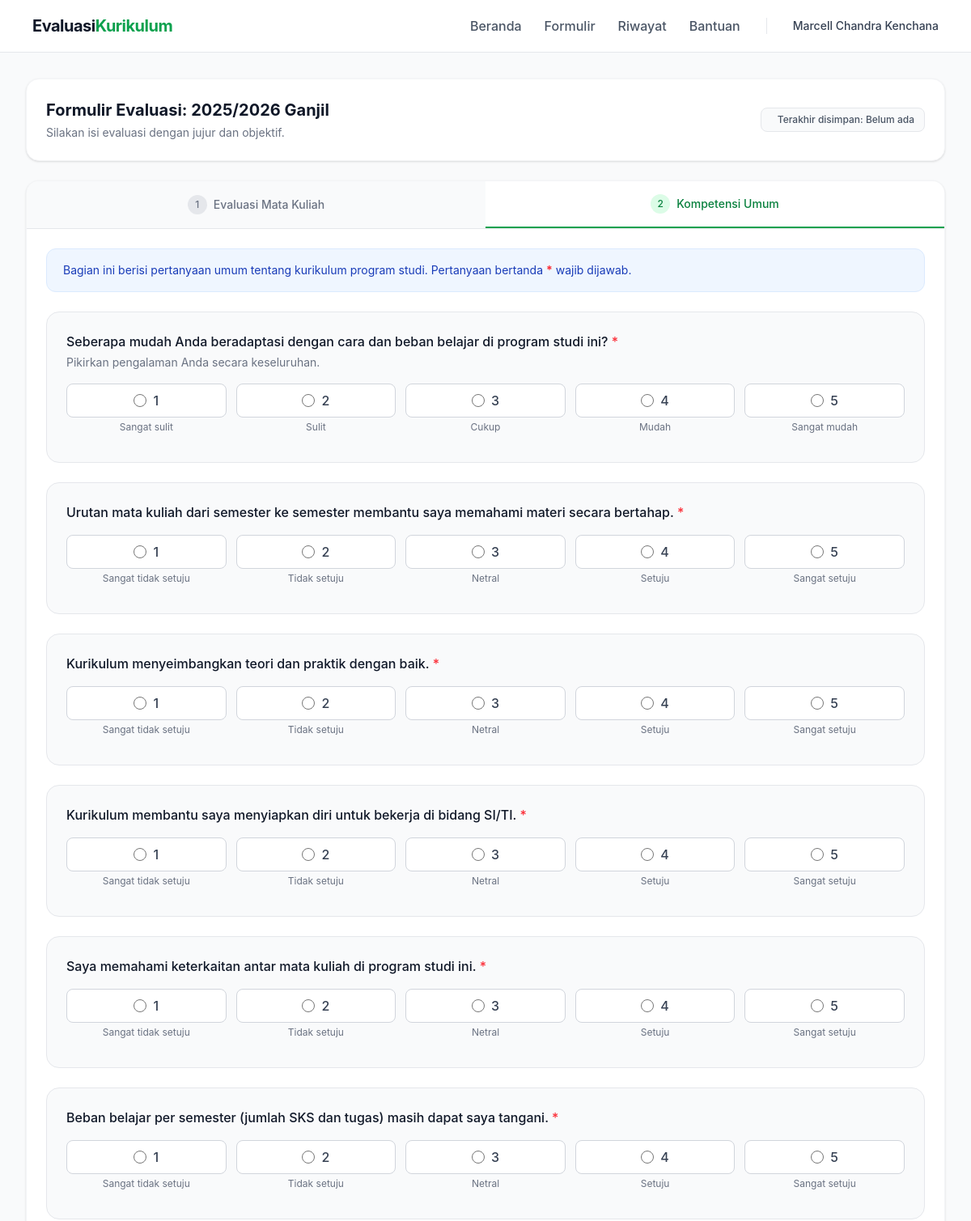
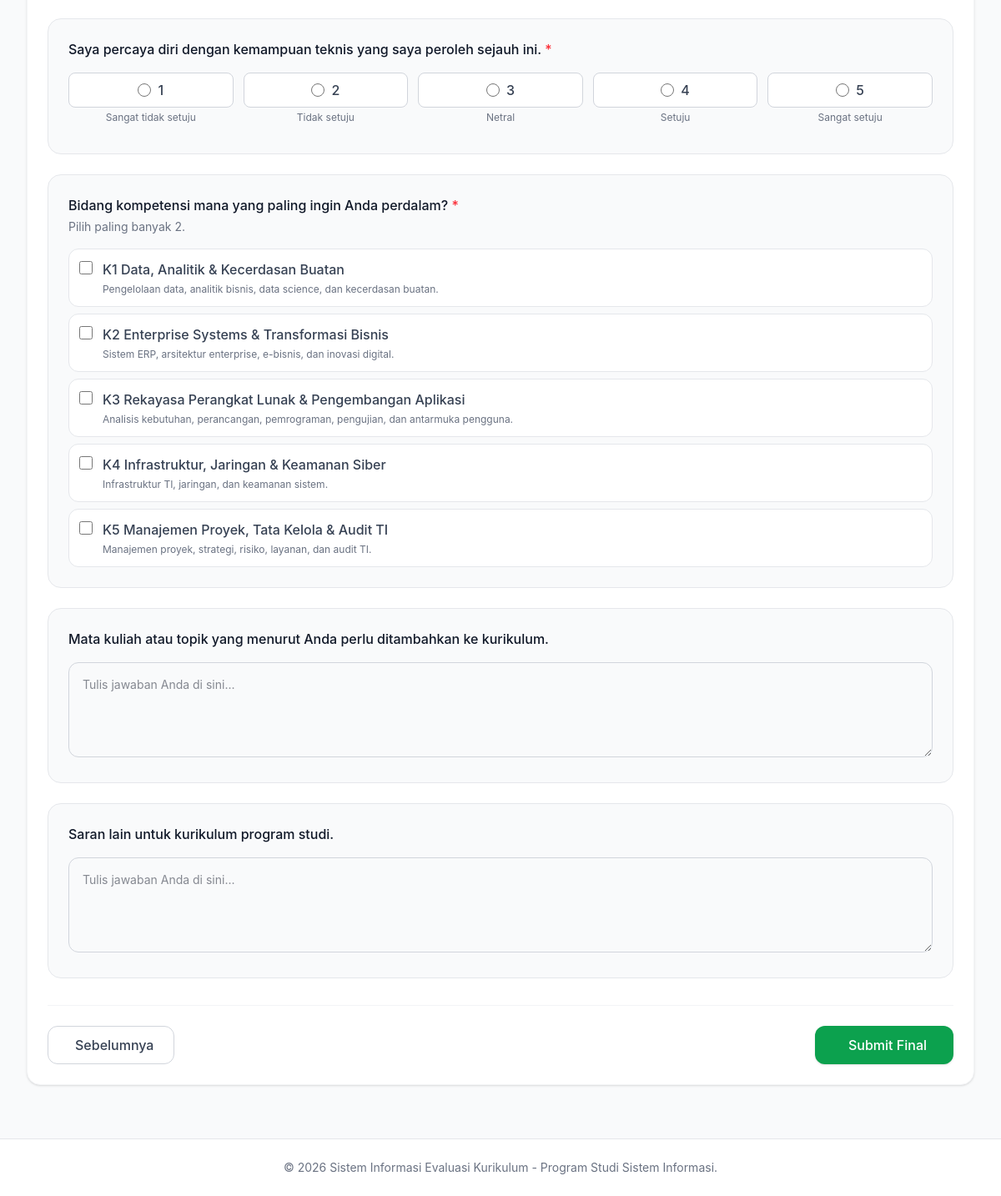
Screenshot of /responden/formulir.php (signed in) with the database file from the repository (2 pictures, top to bottom).
### tables this page shows
CREATE TABLE `periode_evaluasi` (
  `id` int(11) NOT NULL,
  `tahun_akademik` varchar(50) DEFAULT NULL,
  `status` enum('draft','buka','tutup') DEFAULT 'draft',
  `dibuat_pada` timestamp NOT NULL DEFAULT current_timestamp()
);

CREATE TABLE `pertanyaan` (
  `id` int(11) NOT NULL,
  `kode` varchar(10) DEFAULT NULL,
  `teks` text NOT NULL,
  `bantuan` text DEFAULT NULL,
  `tipe` enum('pilihan_ganda','skala','teks','pilihan_ganda_banyak') NOT NULL,
  `bagian` enum('matkul','kompetensi') NOT NULL,
  `peran_sasaran` enum('mahasiswa','alumni','perusahaan','dosen','semua') NOT NULL,
  `kategori_kompetensi_id` int(11) DEFAULT NULL,
  `wajib` tinyint(1) DEFAULT 1,
  `label_skala` longtext DEFAULT NULL CHECK (json_valid(`label_skala`)),
  `syarat_tampil` varchar(255) DEFAULT NULL,
  `penanda` varchar(255) DEFAULT NULL,
  `maks_pilihan` int(11) DEFAULT NULL,
  `urutan` int(11) DEFAULT 0,
  `aktif` tinyint(1) DEFAULT 1,
  `default_aktif` tinyint(1) DEFAULT 1,
  `dibuat_pada` timestamp NOT NULL DEFAULT current_timestamp(),
  `alasan_jika_rendah` tinyint(1) DEFAULT 0,
  `untuk_peringkat` tinyint(1) DEFAULT 0
);

CREATE TABLE `opsi_pertanyaan` (
  `id` int(11) NOT NULL,
  `pertanyaan_id` int(11) NOT NULL,
  `teks_opsi` varchar(255) NOT NULL,
  `kategori_kompetensi_id` int(11) DEFAULT NULL,
  `urutan` int(11) DEFAULT 0,
  `aktif` tinyint(1) DEFAULT 1
);

CREATE TABLE `kategori_kompetensi` (
  `id` int(11) NOT NULL,
  `nama` varchar(100) NOT NULL,
  `deskripsi` text DEFAULT NULL,
  `aktif` tinyint(1) DEFAULT 1
);

### includes/helpers.php (called while the page is built, shortened)
<?php
function base_url($path = '') {
    return BASE_URL . '/' . ltrim($path, '/');
}
function escape($string) {
    return htmlspecialchars($string ?? '', ENT_QUOTES, 'UTF-8');
}
?>

### responden/formulir.php (the view, shortened to what this page needs)
<?php
require_once '../config/database.php';
require_once '../includes/helpers.php';
$user_id = $_SESSION['user_id'];
$user_role = $_SESSION['user_role'];
$stmt = $pdo->prepare("SELECT * FROM periode_evaluasi WHERE status = 'buka' LIMIT 1");
$stmt->execute();
$periode = $stmt->fetch();
$stmt = $pdo->prepare("SELECT * FROM pengisian WHERE pengguna_id = ? AND periode_id = ?");
$stmt->execute([$user_id, $periode['id']]);
$pengisian = $stmt->fetch();
if (!$pengisian) {
    $stmt = $pdo->prepare("INSERT INTO pengisian (pengguna_id, periode_id, status, tab_terakhir) VALUES (?, ?, 'draft', 1)");
    $stmt->execute([$user_id, $periode['id']]);
    $pengisian_id = $pdo->lastInsertId();
    $tab_terakhir = 1;
} else {
    $tab_terakhir = $pengisian['tab_terakhir'];
}
$stmt = $pdo->prepare("SELECT * FROM pertanyaan WHERE (peran_sasaran = ? OR peran_sasaran = 'semua') AND aktif = TRUE AND default_aktif = TRUE ORDER BY urutan ASC");
$stmt->execute([$user_role]);
$pertanyaan_semua = $stmt->fetchAll();
$pertanyaan_kompetensi = array_filter($pertanyaan_semua, fn($p) => $p['bagian'] === 'kompetensi');
$opsi_semua_raw = $pdo->query("
    SELECT o.*, k.deskripsi as k_desk
    FROM opsi_pertanyaan o
    LEFT JOIN kategori_kompetensi k ON o.kategori_kompetensi_id = k.id
    WHERE o.aktif = TRUE
    ORDER BY o.urutan ASC
")->fetchAll();
$opsi_map = []; foreach ($opsi_semua_raw as $o) { $opsi_map[$o['pertanyaan_id']][] = $o; }
$jawaban_map = [];
require_once '../includes/header.php';
?>
<div class="bg-white rounded-2xl shadow-sm border border-gray-100 p-6 mb-6">
    <div class="flex flex-col md:flex-row md:justify-between md:items-center gap-4">
        <div>
            <h2 class="text-xl font-bold text-gray-900">Formulir Evaluasi: <?= escape($periode['tahun_akademik']) ?></h2>
            <p class="text-sm text-gray-500 mt-1">Silakan isi evaluasi dengan jujur dan objektif.</p>
        </div>
        <div class="flex items-center gap-2 bg-gray-50 px-3 py-1.5 rounded-lg border border-gray-200">
            <span id="save-status" class="text-xs font-medium text-gray-600">Terakhir disimpan: Belum ada</span>
        </div>
    </div>
</div>
<div class="bg-white rounded-2xl shadow-sm border border-gray-100 overflow-hidden mb-8">
    <div class="flex border-b border-gray-200 bg-gray-50">
        <button type="button" class="tab-btn w-1/2 py-4 px-6 text-center font-medium text-sm transition-colors focus:outline-none flex justify-center items-center gap-2 <?= $tab_terakhir == 1 ? 'text-brand-600 bg-white border-b-2 border-brand-500' : 'text-gray-500 hover:text-gray-700' ?>" onclick="switchTab(1)" id="tab-btn-1">
            <div class="w-6 h-6 rounded-full flex items-center justify-center text-xs <?= $tab_terakhir == 1 ? 'bg-brand-100 text-brand-600' : 'bg-gray-200 text-gray-500' ?>">1</div> Evaluasi Mata Kuliah
        </button>
        <button type="button" class="tab-btn w-1/2 py-4 px-6 text-center font-medium text-sm transition-colors focus:outline-none flex justify-center items-center gap-2 <?= $tab_terakhir == 2 ? 'text-brand-600 bg-white border-b-2 border-brand-500' : 'text-gray-500 hover:text-gray-700' ?>" onclick="switchTab(2)" id="tab-btn-2">
            <div class="w-6 h-6 rounded-full flex items-center justify-center text-xs <?= $tab_terakhir == 2 ? 'bg-brand-100 text-brand-600' : 'bg-gray-200 text-gray-500' ?>">2</div> Kompetensi Umum
        </button>
    </div>
    <form id="form-evaluasi" action="<?= base_url('api/submit-final.php') ?>" method="POST" class="p-6">
        <div id="tab-2" class="tab-content" style="<?= $tab_terakhir == 2 ? 'display:block;' : 'display:none;' ?>">
            <div class="bg-blue-50 border border-blue-100 rounded-xl p-4 mb-6 text-sm text-blue-800">
                <i class="ph ph-info mr-1"></i> Bagian ini berisi pertanyaan umum tentang kurikulum program studi. Pertanyaan bertanda <span class="text-red-500 font-bold">*</span> wajib dijawab.
            </div>
            <div class="space-y-6">
                <?php foreach ($pertanyaan_kompetensi as $p): ?>
                    <div class="p-6 bg-gray-50 border border-gray-200 rounded-2xl">
                        <label class="block text-base font-medium text-gray-900 mb-1">
                            <?= escape($p['teks']) ?> <?php if ($p['wajib']): ?><span class="text-red-500">*</span><?php endif; ?>
                        </label>
                        <?php if ($p['bantuan']): ?>
                            <p class="text-sm text-gray-500 mb-4"><?= escape($p['bantuan']) ?></p>
                        <?php else: ?>
                            <div class="mb-4"></div>
                        <?php endif; ?>
                        <?php $jwb = $jawaban_map['kompetensi'][$p['id']] ?? null; ?>
                        <?php if ($p['tipe'] === 'skala'): ?>
                            <div class="grid grid-cols-2 md:grid-cols-5 gap-3 mb-3">
                                <?php $labels = json_decode($p['label_skala'] ?? '[]', true); ?>
                                <?php for ($i = 1; $i <= 5; $i++): ?>
                                    <label class="flex flex-col items-center gap-1 cursor-pointer">
                                        <div class="flex items-center gap-2 bg-white px-4 py-2 rounded-lg border border-gray-300 hover:bg-brand-50 transition-colors w-full justify-center text-center">
                                            <input type="radio" name="komp_<?= $p['id'] ?>_skala" value="<?= $i ?>" class="auto-save text-brand-500 focus:ring-brand-500 h-4 w-4" <?= ($jwb['nilai_skala'] ?? '') == $i ? 'checked' : '' ?> <?= $p['wajib'] ? 'required' : '' ?>>
                                            <span class="text-gray-700 font-medium"><?= $i ?></span>
                                        </div>
                                        <?php if(isset($labels[$i-1])): ?>
                                            <span class="text-xs text-gray-500 text-center leading-tight"><?= escape($labels[$i-1]) ?></span>
                                        <?php endif; ?>
                                    </label>
                                <?php endfor; ?>
                            </div>
                        <?php elseif ($p['tipe'] === 'pilihan_ganda' || $p['tipe'] === 'pilihan_ganda_banyak'): ?>
                            <?php $is_multi = ($p['tipe'] === 'pilihan_ganda_banyak'); ?>
                            <?php $selected_opsi = $jwb ? ($is_multi && $jwb['multi_opsi'] ? explode(',', $jwb['multi_opsi']) : [$jwb['opsi_id']]) : []; ?>
                            <div class="space-y-2 pg-group" data-max="<?= $p['maks_pilihan'] ?? 0 ?>">
                            <?php $opsi_list = $opsi_map[$p['id']] ?? []; foreach ($opsi_list as $opsi): ?>
                                <label class="flex items-start gap-3 p-3 bg-white border border-gray-200 rounded-xl cursor-pointer hover:bg-gray-50 transition-colors">
                                    <input type="<?= $is_multi ? 'checkbox' : 'radio' ?>" name="komp_<?= $p['id'] ?>_opsi<?= $is_multi ? '[]' : '' ?>" value="<?= $opsi['id'] ?>" class="mt-0.5 auto-save text-brand-500 focus:ring-brand-500 h-4 w-4 cb-multi" <?= in_array($opsi['id'], $selected_opsi) ? 'checked' : '' ?> <?= $p['wajib'] && !$is_multi ? 'required' : '' ?>>
                                    <div>
                                        <span class="text-gray-700 block font-medium"><?= escape($opsi['teks_opsi']) ?></span>
                                        <?php if($opsi['k_desk']): ?><span class="text-xs text-gray-500 block mt-1"><?= escape($opsi['k_desk']) ?></span><?php endif; ?>
                                    </div>
                                </label>
                            <?php endforeach; ?>
                            </div>
                        <?php elseif ($p['tipe'] === 'teks'): ?>
                            <textarea name="komp_<?= $p['id'] ?>_teks" class="w-full p-4 border border-gray-300 rounded-xl focus:ring-2 focus:ring-brand-500 focus:border-brand-500 text-sm auto-save" rows="4" placeholder="Tulis jawaban Anda di sini..." <?= $p['wajib'] ? 'required' : '' ?>><?= escape($jwb['teks'] ?? '') ?></textarea>
                        <?php endif; ?>
                    </div>
                <?php endforeach; ?>
            </div>
            <div class="mt-8 pt-6 border-t border-gray-100 flex justify-between">
                <button type="button" class="bg-white border border-gray-300 text-gray-700 hover:bg-gray-50 px-6 py-2.5 rounded-xl font-medium transition-colors flex items-center gap-2" onclick="switchTab(1)"><i class="ph ph-arrow-left"></i> Sebelumnya</button>
                <button type="submit" class="bg-brand-500 hover:bg-brand-600 text-white px-8 py-2.5 rounded-xl font-medium transition-colors flex items-center gap-2 shadow-sm" id="btn-submit" onclick="return confirm('Apakah Anda yakin ingin melakukan Submit Final? Jawaban tidak dapat diubah lagi setelah ini.')"><i class="ph ph-paper-plane-tilt"></i> Submit Final</button>
            </div>
        </div>
    </form>
</div>
<?php require_once '../includes/footer.php'; ?>

### assets/css/style.css (style rules this page uses)
body { font-family: 'Inter', sans-serif; background-color: #f9fafb; color: #111827; }

### includes/header.php (style rules this page uses)
body { font-family: 'Inter', sans-serif; background-color: #f9fafb; color: #111827; }

### rows the page displays
periode_evaluasi: tahun_akademik "2025/2026 Ganjil"
pertanyaan: teks "Seberapa mudah Anda beradaptasi dengan cara dan beban belajar di program studi ini?", bantuan "Pikirkan pengalaman Anda secara keseluruhan.", wajib "☐ 1 Sangat sulit", label_skala "Sangat sulit", wajib "☐ 2 Sulit", label_skala "Sulit", wajib "☐ 3 Cukup", label_skala "Cukup", wajib "☐ 4 Mudah", label_skala "Mudah", wajib "☐ 5 Sangat mudah", label_skala "Sangat mudah"
pertanyaan: teks "Urutan mata kuliah dari semester ke semester membantu saya memahami materi secara bertahap.", wajib "☐ 1 Sangat tidak setuju", label_skala "Sangat tidak setuju", wajib "☐ 2 Tidak setuju", label_skala "Tidak setuju", wajib "☐ 3 Netral", label_skala "Netral", wajib "☐ 4 Setuju", label_skala "Setuju", wajib "☐ 5 Sangat setuju", label_skala "Sangat setuju"
pertanyaan: teks "Kurikulum menyeimbangkan teori dan praktik dengan baik.", wajib "☐ 1 Sangat tidak setuju", label_skala "Sangat tidak setuju", wajib "☐ 2 Tidak setuju", label_skala "Tidak setuju", wajib "☐ 3 Netral", label_skala "Netral", wajib "☐ 4 Setuju", label_skala "Setuju", wajib "☐ 5 Sangat setuju", label_skala "Sangat setuju"
pertanyaan: teks "Kurikulum membantu saya menyiapkan diri untuk bekerja di bidang SI/TI.", wajib "☐ 1 Sangat tidak setuju", label_skala "Sangat tidak setuju", wajib "☐ 2 Tidak setuju", label_skala "Tidak setuju", wajib "☐ 3 Netral", label_skala "Netral", wajib "☐ 4 Setuju", label_skala "Setuju", wajib "☐ 5 Sangat setuju", label_skala "Sangat setuju"
pertanyaan: teks "Saya memahami keterkaitan antar mata kuliah di program studi ini.", wajib "☐ 1 Sangat tidak setuju", label_skala "Sangat tidak setuju", wajib "☐ 2 Tidak setuju", label_skala "Tidak setuju", wajib "☐ 3 Netral", label_skala "Netral", wajib "☐ 4 Setuju", label_skala "Setuju", wajib "☐ 5 Sangat setuju", label_skala "Sangat setuju"
pertanyaan: teks "Beban belajar per semester (jumlah SKS dan tugas) masih dapat saya tangani.", wajib "☐ 1 Sangat tidak setuju", label_skala "Sangat tidak setuju", wajib "☐ 2 Tidak setuju", label_skala "Tidak setuju", wajib "☐ 3 Netral", label_skala "Netral", wajib "☐ 4 Setuju", label_skala "Setuju", wajib "☐ 5 Sangat setuju", label_skala "Sangat setuju"
pertanyaan: teks "Saya percaya diri dengan kemampuan teknis yang saya peroleh sejauh ini.", wajib "☐ 1 Sangat tidak setuju", label_skala "Sangat tidak setuju", wajib "☐ 2 Tidak setuju", label_skala "Tidak setuju", wajib "☐ 3 Netral", label_skala "Netral", wajib "☐ 4 Setuju", label_skala "Setuju", wajib "☐ 5 Sangat setuju", label_skala "Sangat setuju"
pertanyaan: teks "Bidang kompetensi mana yang paling ingin Anda perdalam?", bantuan "Pilih paling banyak 2."
opsi_pertanyaan: teks_opsi "K1 Data, Analitik & Kecerdasan Buatan", kategori_kompetensi.deskripsi "Pengelolaan data, analitik bisnis, data science, dan kecerdasan buatan."
opsi_pertanyaan: teks_opsi "K2 Enterprise Systems & Transformasi Bisnis", kategori_kompetensi.deskripsi "Sistem ERP, arsitektur enterprise, e-bisnis, dan inovasi digital."
opsi_pertanyaan: teks_opsi "K3 Rekayasa Perangkat Lunak & Pengembangan Aplikasi", kategori_kompetensi.deskripsi "Analisis kebutuhan, perancangan, pemrograman, pengujian, dan antarmuka pengguna."
opsi_pertanyaan: teks_opsi "K4 Infrastruktur, Jaringan & Keamanan Siber", kategori_kompetensi.deskripsi "Infrastruktur TI, jaringan, dan keamanan sistem."
opsi_pertanyaan: teks_opsi "K5 Manajemen Proyek, Tata Kelola & Audit TI", kategori_kompetensi.deskripsi "Manajemen proyek, strategi, risiko, layanan, dan audit TI."
pertanyaan: teks "Mata kuliah atau topik yang menurut Anda perlu ditambahkan ke kurikulum.", id+wajib "Tulis jawaban Anda di sini..."
pertanyaan: teks "Saran lain untuk kurikulum program studi.", id+wajib "Tulis jawaban Anda di sini..."

### other values shown
$_SESSION['user_name'] "Marcell Chandra Kenchana"
